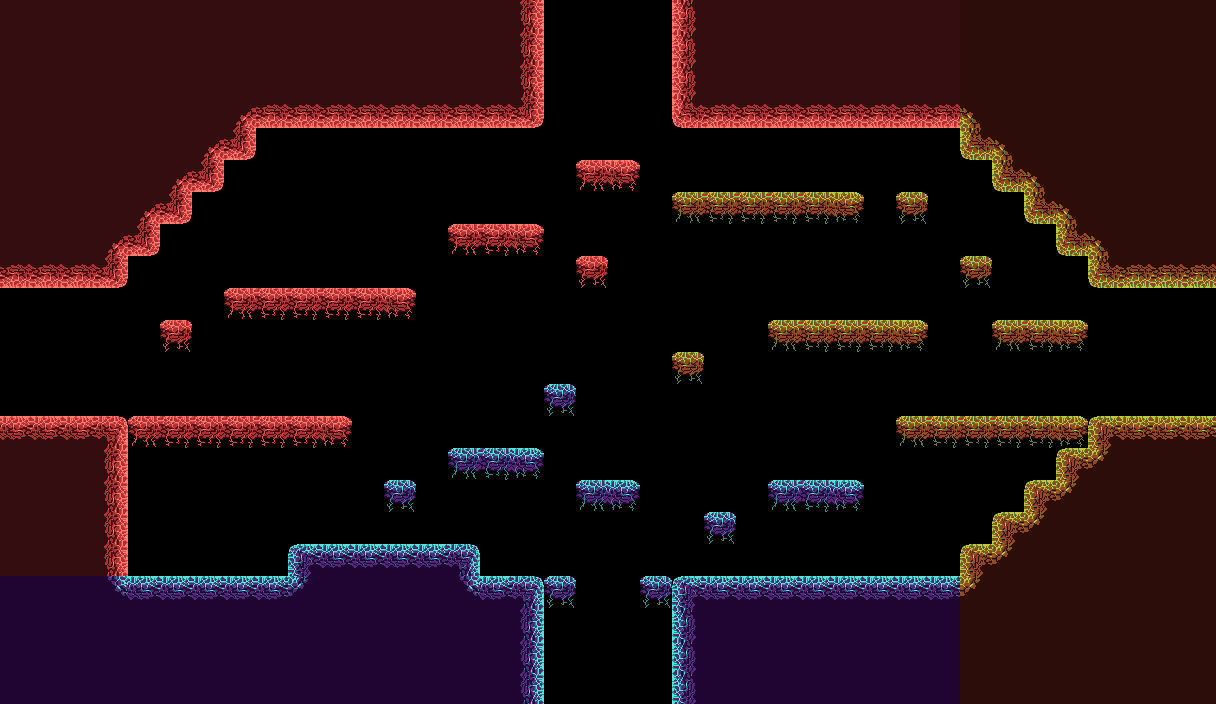

Tiled map render using the project's own tile images. Description and the map definition, with tile-layer contents summarised, below:
An orthogonal 38x22 tile map with 32x32 px tiles, 1 tile layer (platforms) and 10 objects (blue spawn, red spawn 2, red spawn, start spawn, green spawn, ...).

<map version="1.8" tiledversion="1.8.4" orientation="orthogonal" renderorder="left-up" width="38" height="22" tilewidth="32" tileheight="32" infinite="0" nextlayerid="9" nextobjectid="12">
 <editorsettings>
  <export target="../core/core_map.json" format="json" />
 </editorsettings>
 <tileset firstgid="1" name="core_tileset" tilewidth="32" tileheight="32" tilecount="65" columns="5">
  <image source="../core/core_tileset.png" width="160" height="416" />
  <tile id="0">
   <properties>
    <property name="collides" type="bool" value="true" />
   </properties>
  </tile>
  <tile id="1">
   <properties>
    <property name="collides" type="bool" value="true" />
   </properties>
  </tile>
  <tile id="2">
   <properties>
    <property name="collides" type="bool" value="true" />
   </properties>
  </tile>
  <tile id="3">
   <properties>
    <property name="collides" type="bool" value="false" />
   </properties>
  </tile>
  <tile id="4">
   <properties>
    <property name="collides" type="bool" value="true" />
   </properties>
  </tile>
  <tile id="5">
   <properties>
    <property name="collides" type="bool" value="true" />
   </properties>
  </tile>
  <tile id="6">
   <properties>
    <property name="collides" type="bool" value="true" />
   </properties>
  </tile>
  <tile id="7">
   <properties>
    <property name="collides" type="bool" value="true" />
   </properties>
  </tile>
  <tile id="8">
   <properties>
    <property name="collides" type="bool" value="true" />
   </properties>
  </tile>
  <tile id="9">
   <properties>
    <property name="collides" type="bool" value="true" />
   </properties>
  </tile>
  <tile id="10">
   <properties>
    <property name="collides" type="bool" value="true" />
   </properties>
  </tile>
  <tile id="11">
   <properties>
    <property name="collides" type="bool" value="true" />
   </properties>
  </tile>
  <tile id="12">
   <properties>
    <property name="collides" type="bool" value="true" />
   </properties>
  </tile>
  <tile id="13">
   <properties>
    <property name="collides" type="bool" value="true" />
   </properties>
  </tile>
  <tile id="14">
   <properties>
    <property name="collides" type="bool" value="true" />
   </properties>
  </tile>
  <tile id="15">
   <properties>
    <property name="collides" type="bool" value="true" />
   </properties>
  </tile>
  <tile id="16">
   <properties>
    <property name="collides" type="bool" value="true" />
   </properties>
  </tile>
  <tile id="17">
   <properties>
    <property name="collides" type="bool" value="true" />
   </properties>
  </tile>
  <tile id="18">
   <properties>
    <property name="collides" type="bool" value="true" />
   </properties>
  </tile>
  <tile id="19">
   <properties>
    <property name="collides" type="bool" value="true" />
   </properties>
  </tile>
  <tile id="20">
   <properties>
    <property name="collides" type="bool" value="true" />
   </properties>
  </tile>
  <tile id="21">
   <properties>
    <property name="collides" type="bool" value="true" />
   </properties>
  </tile>
  <tile id="22">
   <properties>
    <property name="collides" type="bool" value="true" />
   </properties>
  </tile>
  <tile id="23">
   <properties>
    <property name="collides" type="bool" value="true" />
   </properties>
  </tile>
  <tile id="24">
   <properties>
    <property name="collides" type="bool" value="true" />
   </properties>
  </tile>
  <tile id="25">
   <properties>
    <property name="collides" type="bool" value="true" />
   </properties>
  </tile>
  <tile id="26">
   <properties>
    <property name="collides" type="bool" value="true" />
   </properties>
  </tile>
  <tile id="27">
   <properties>
    <property name="collides" type="bool" value="true" />
   </properties>
  </tile>
  <tile id="28">
   <properties>
    <property name="collides" type="bool" value="true" />
   </properties>
  </tile>
  <tile id="29">
   <properties>
    <property name="collides" type="bool" value="true" />
   </properties>
  </tile>
  <tile id="30">
   <properties>
    <property name="collides" type="bool" value="true" />
   </properties>
  </tile>
  <tile id="31">
   <properties>
    <property name="collides" type="bool" value="true" />
   </properties>
  </tile>
  <tile id="32">
   <properties>
    <property name="collides" type="bool" value="true" />
   </properties>
  </tile>
  <tile id="33">
   <properties>
    <property name="collides" type="bool" value="true" />
   </properties>
  </tile>
  <tile id="34">
   <properties>
    <property name="collides" type="bool" value="true" />
   </properties>
  </tile>
  <tile id="35">
   <properties>
    <property name="collides" type="bool" value="true" />
   </properties>
  </tile>
  <tile id="36">
   <properties>
    <property name="collides" type="bool" value="true" />
   </properties>
  </tile>
  <tile id="37">
   <properties>
    <property name="collides" type="bool" value="true" />
   </properties>
  </tile>
  <tile id="38">
   <properties>
    <property name="collides" type="bool" value="true" />
   </properties>
  </tile>
  <tile id="39">
   <properties>
    <property name="collides" type="bool" value="true" />
   </properties>
  </tile>
  <tile id="40">
   <properties>
    <property name="collides" type="bool" value="true" />
   </properties>
  </tile>
  <tile id="41">
   <properties>
    <property name="collides" type="bool" value="true" />
   </properties>
  </tile>
  <tile id="42">
   <properties>
    <property name="collides" type="bool" value="true" />
   </properties>
  </tile>
  <tile id="43">
   <properties>
    <property name="collides" type="bool" value="true" />
   </properties>
  </tile>
  <tile id="44">
   <properties>
    <property name="collides" type="bool" value="true" />
   </properties>
  </tile>
  <tile id="45">
   <properties>
    <property name="collides" type="bool" value="true" />
   </properties>
  </tile>
  <tile id="46">
   <properties>
    <property name="collides" type="bool" value="true" />
   </properties>
  </tile>
  <tile id="47">
   <properties>
    <property name="collides" type="bool" value="true" />
   </properties>
  </tile>
  <tile id="48">
   <properties>
    <property name="collides" type="bool" value="true" />
   </properties>
  </tile>
  <tile id="49">
   <properties>
    <property name="collides" type="bool" value="true" />
   </properties>
  </tile>
  <tile id="50">
   <properties>
    <property name="collides" type="bool" value="true" />
   </properties>
  </tile>
  <tile id="51">
   <properties>
    <property name="collides" type="bool" value="true" />
   </properties>
  </tile>
  <tile id="52">
   <properties>
    <property name="collides" type="bool" value="true" />
   </properties>
  </tile>
  <tile id="53">
   <properties>
    <property name="collides" type="bool" value="true" />
   </properties>
  </tile>
  <tile id="54">
   <properties>
    <property name="collides" type="bool" value="true" />
   </properties>
  </tile>
  <tile id="55">
   <properties>
    <property name="collides" type="bool" value="true" />
   </properties>
  </tile>
  <tile id="56">
   <properties>
    <property name="collides" type="bool" value="true" />
   </properties>
  </tile>
  <tile id="57">
   <properties>
    <property name="collides" type="bool" value="true" />
   </properties>
  </tile>
  <tile id="58">
   <properties>
    <property name="collides" type="bool" value="true" />
   </properties>
  </tile>
  <tile id="59">
   <properties>
    <property name="collides" type="bool" value="true" />
   </properties>
  </tile>
  <tile id="60">
   <properties>
    <property name="collides" type="bool" value="true" />
   </properties>
  </tile>
  <tile id="61">
   <properties>
    <property name="collides" type="bool" value="true" />
   </properties>
  </tile>
  <tile id="62">
   <properties>
    <property name="collides" type="bool" value="true" />
   </properties>
  </tile>
  <tile id="63">
   <properties>
    <property name="collides" type="bool" value="true" />
   </properties>
  </tile>
  <tile id="64">
   <properties>
    <property name="collides" type="bool" value="true" />
   </properties>
  </tile>
 </tileset>
 <layer id="1" name="platforms" width="38" height="22">
  <data>[836 cells, 444 non-empty, 36 distinct tile ids]</data>
 </layer>
 <objectgroup id="6" name="spawn">
  <object id="1" name="blue spawn" x="528" y="576">
   <point />
  </object>
  <object id="2" name="red spawn 2" x="111" y="416">
   <point />
  </object>
  <object id="3" name="red spawn" x="608" y="160">
   <point />
  </object>
  <object id="4" name="start spawn" x="177" y="576">
   <point />
  </object>
  <object id="5" name="green spawn" x="1135" y="415">
   <point />
  </object>
 </objectgroup>
 <objectgroup id="8" name="core">
  <object id="11" name="core" gid="4" x="513" y="432" width="191" height="194" />
 </objectgroup>
 <objectgroup id="7" name="boundary">
  <object id="6" name="green boundary" x="1184" y="288" width="31" height="128" />
  <object id="7" name="red boundary 2" x="0" y="288" width="64" height="128" />
  <object id="8" name="red boundary" x="544" y="1" width="127" height="95" />
  <object id="9" name="blue boundary" x="544" y="608" width="127" height="95" />
 </objectgroup>
</map>
